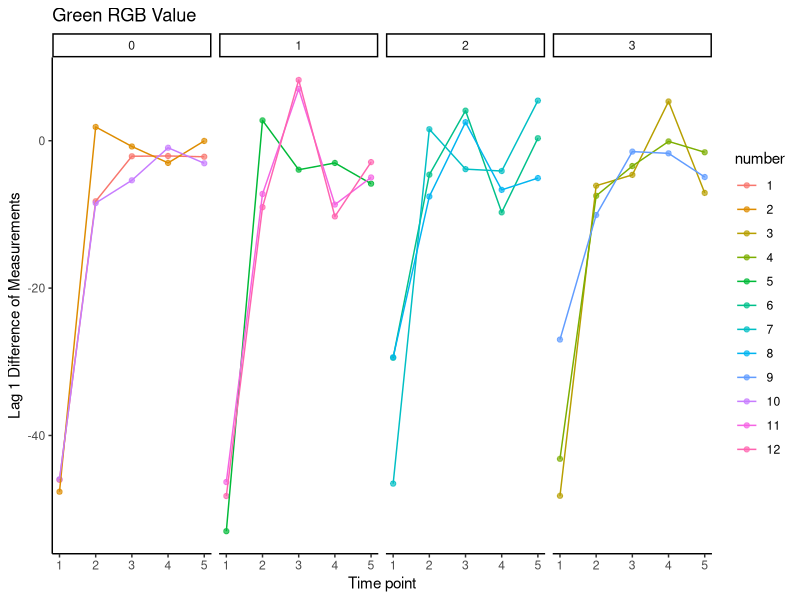
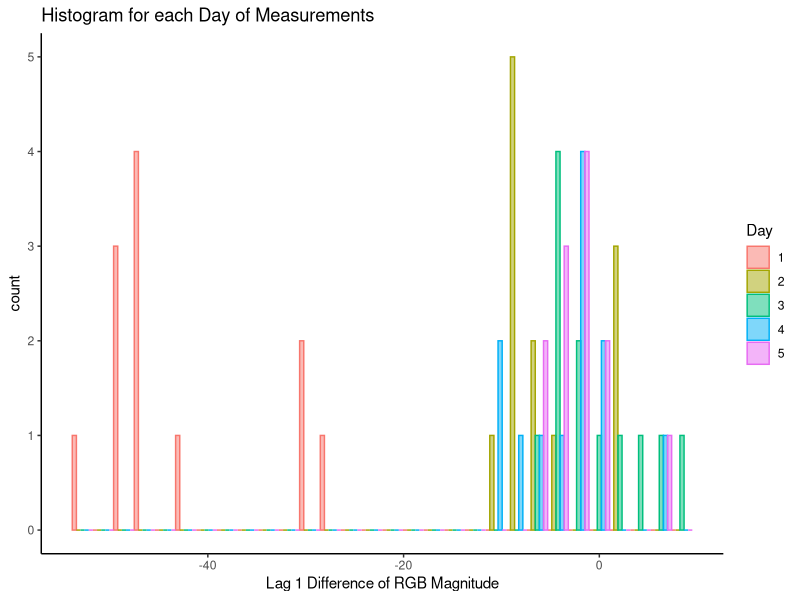

Source code (R) for these figures, in order:
library(ggplot2)
library(tibble)
library(tidyr)

df = read.csv("g_df_melted.csv")
df$number = as.factor(df$number)
df$treatment = as.factor(df$treatment)
df$covariates = as.numeric(as.factor(df$covariates))

# grn_df = df[13:72,]
grn_df = df

g = ggplot(grn_df, aes(x=covariates, y=value, color=number)) +
    facet_wrap(~treatment, ncol=4) +
    geom_point(alpha=0.7) + 
    # geom_smooth(se=FALSE, method=loess) +
    geom_line() +
    labs(x = "Time point", y = "Lag 1 Difference of Measurements") +
    # ggtitle("Green RGB Value") +
    ggtitle("Green RGB Value") +
    theme_classic() 

hist_g = ggplot(grn_df) +
    # facet_wrap(~covariates, ncol=5) +
    geom_histogram(aes(x=value, color=factor(covariates), fill=factor(covariates)), alpha=0.5, position="dodge") +
    labs(x = "Lag 1 Difference of RGB Magnitude") +
    ggtitle("Histogram for each Day of Measurements") +
    labs(colour = "Day", fill="Day") +
    theme_classic() 

# soft_df = df[1:12,]
# soft_g = ggplot(soft_df, aes(x=treatment, y=value, color=number, fill=number, size=-value)) +
#     # facet_wrap(~treatment, ncol=4) +
#     # geom_violin(alpha=0.7) + 
#     geom_point(position=position_dodge(0.5), alpha=0.7) +
#     # geom_smooth(se=FALSE, method=loess) +
#     # geom_line() +
#     labs(x = "Treatment", y = "Difference of Softness") +
#     ggtitle("Softness") +
#     theme_classic() 

ggsave("./figs/green.png", plot=g)
# ggsave("./figs/soft.png", plot=soft_g)
ggsave("./figs/mag_hist.png", plot=hist_g)


